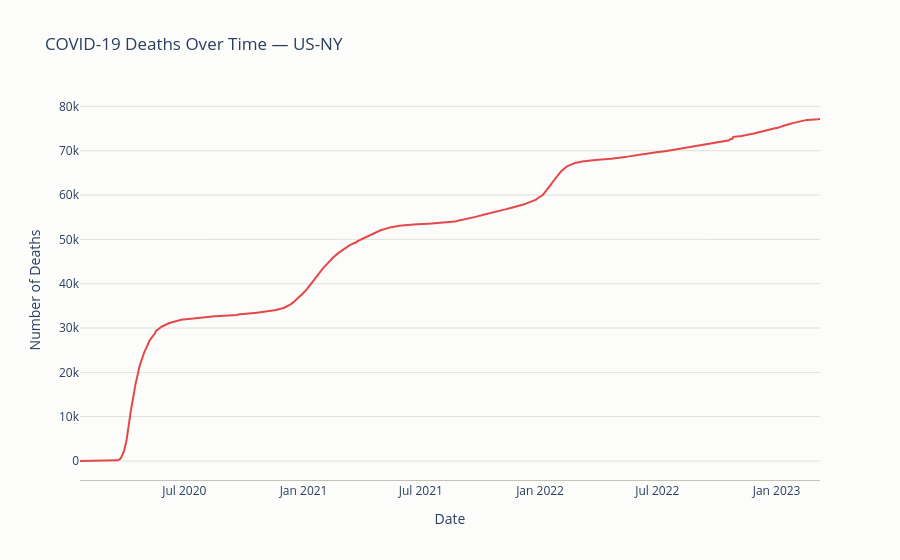

Notebook code for this chart:
### Code cell
fig = go.Figure()
fig.add_trace(go.Scatter(
    x=data["date"],
    y=data["death_cnt"],
    mode="lines",
    line=dict(width=2, color="#e3a445"),
    hovertemplate="%{x|%b %d, %Y}<br>Deaths: %{y:,}<extra></extra>",
))

fig.update_layout(
    title="COVID-19 Deaths Over Time — US-NY",
    xaxis_title="Date",
    yaxis_title="Number of Deaths",
    hovermode="x unified",
    template="plotly_white",
    plot_bgcolor="#fcfcfb",
    paper_bgcolor="#fcfcfb",
    xaxis=dict(showgrid=False, linecolor="#c3c2b7"),
    yaxis=dict(gridcolor="#e1e0d9", zeroline=False),
)

fig.show()

### Figure 1 — Plotly figure (JSON) as saved in the notebook; plotly's stock layout.template omitted (floating-point values rounded to 4 significant figures; data arrays with more than 128 entries replaced by an {"elided": "..."} marker saying what was removed)
{"data": [{"hovertemplate": "%{x|%b %d, %Y}<br>Deaths: %{y:,}<extra></extra>", "line": {"color": "#e34948", "width": 2}, "mode": "lines", "type": "scatter", "x": {"elided": "1143 str values"}, "y": {"elided": "1143 int values"}}], "layout": {"hovermode": "x unified", "paper_bgcolor": "#fcfcfb", "plot_bgcolor": "#fcfcfb", "title": {"text": "COVID-19 Deaths Over Time — US-NY"}, "xaxis": {"linecolor": "#c3c2b7", "showgrid": false, "title": {"text": "Date"}}, "yaxis": {"gridcolor": "#e1e0d9", "title": {"text": "Number of Deaths"}, "zeroline": false}}}
